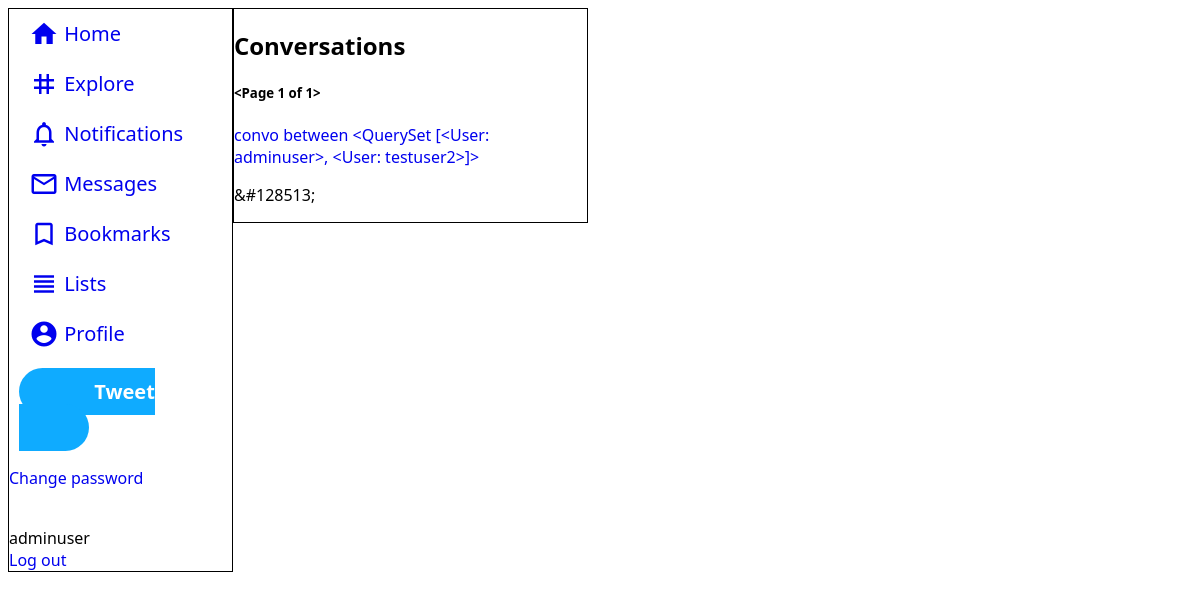
Page /conversations/ (signed in) on the earlier database version.
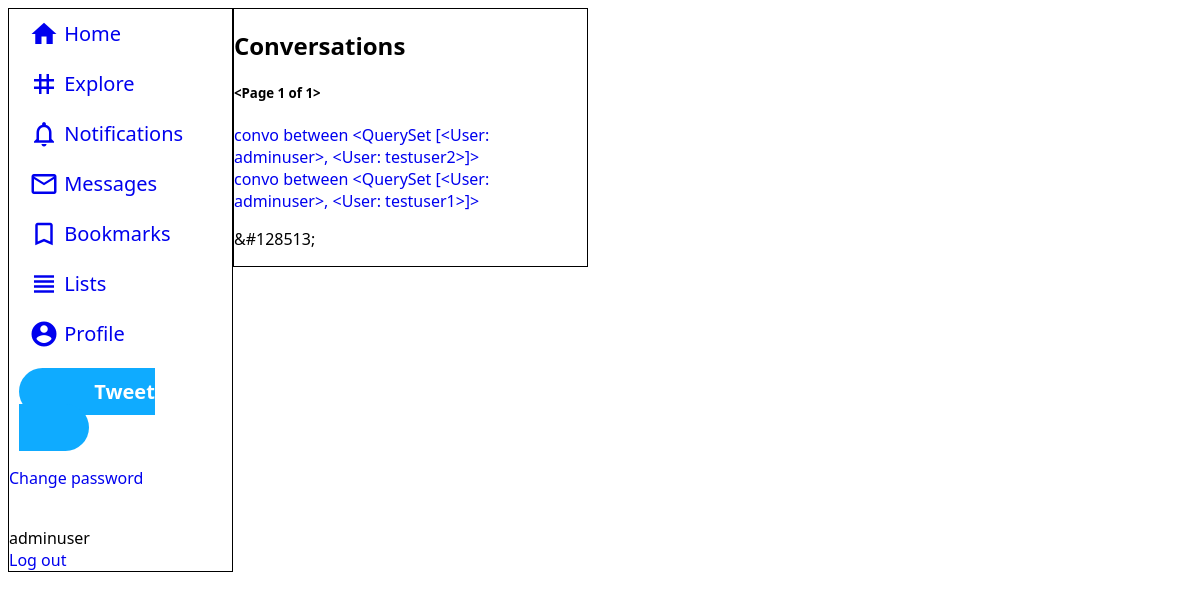
Same page on the later database version.
### twitter/models.py (models this page shows, shortened)
class Conversation(models.Model):
  is_pinned = models.BooleanField(default=False)
  messages = models.ManyToManyField(Message, symmetrical=False, related_name='convo_messages')
  participants = models.ManyToManyField(User, symmetrical=False, related_name='convo_participants')
  def __str__(self):
    return f"convo between {self.participants.all()}"

class User(AbstractUser):
  username_validator = UsernameValidator()
  email_validator = EmailValidator()
  url_validator = URLValidator()
  phone_validator = PhoneValidator()
  username = models.CharField(_("username"),
                              max_length=15, unique=True,
                              help_text=_("Required. 15 characters or fewer. Letters, digits and _ only."),
                              validators=[username_validator],
                              error_messages={"unique": _("A user with that username already exists."), }, )
  email = models.EmailField(_('email'),
                            unique=True,
                            error_messages={"unique": _("A user with that email already exists."), },
                            validators=[email_validator], )
  phone = models.CharField(_("phone"),
                           max_length=20, unique=True, blank=True, null=True,
                           help_text=_("Full phone number with country code"),
                           validators=[username_validator],
                           error_messages={"unique": _("A user with that phone number already exists."), }, )
  name = models.CharField(max_length=50)
  link = models.CharField(max_length=50, blank=True, validators=[url_validator])
  userpic = models.ImageField(default='default.jpg', upload_to='userpics')
  background = models.ImageField(default='default.jpg', upload_to='backgrounds')
  is_verified = models.BooleanField(default=False)
  bio = models.TextField(max_length=160, blank=True)
  blocked = models.ManyToManyField('self', symmetrical=False, related_name='user_blocked')
  muted = models.ManyToManyField('self', symmetrical=False, related_name='user_muted')
  followers = models.ManyToManyField('self', symmetrical=False, related_name='user_followers')
  following = models.ManyToManyField('self', symmetrical=False, related_name='user_following')
  conversations = models.ManyToManyField('Conversation', symmetrical=False, related_name='user_conversations')
  tweets = models.ManyToManyField('Tweet', symmetrical=False, related_name='user_tweets')
  likes = models.ManyToManyField('Tweet', symmetrical=False, related_name='user_likes')
  bookmarks = models.ManyToManyField('Tweet', symmetrical=False, related_name='user_bookmarks')
  notifications = models.ManyToManyField('Notification', symmetrical=False, related_name='user_notifications')
  is_private = models.BooleanField(default=False)
  lists = models.ManyToManyField('TweetList', symmetrical=False, related_name='user_lists')
  def __str__(self):
    return f'{self.username}'

### twitter/views.py (the view)
# urls.py: path('conversations/', conversations, name='conversations'),
@login_required
def conversations(request):
  conversations=request.user.conversations.all()
  paginator=Paginator(conversations,2)
  page_number=request.GET.get('page')
  page_obj=paginator.get_page(page_number)
  reactions=["128514","128513","128512","128511","128515","128516"]
  return render(request,'twitter/conversations.html',
                {'conversations':page_obj,'reactions':reactions})

### twitter/templates/twitter/conversations.html (shortened to what this page needs)
{%extends 'twitter/base.html'%}
{% block conversations %}
<section class="col mid" style="width:30%;">
  <h2>Conversations</h2>
  <h5>{{conversations}}</h5>
  {% for conversation in conversations %}
  <div>
    <a href="{%url 'one_conversation' conversation.pk %}">{{conversation}}</a>
  </div>
  {%endfor%}
<p>&#{{reactions.1}};</p>
</section>
{% endblock %}

Differences in the rows shown:
added Conversation: id.username "convo between <QuerySet [<User: adminuser>, <User: testuser1>]>"
